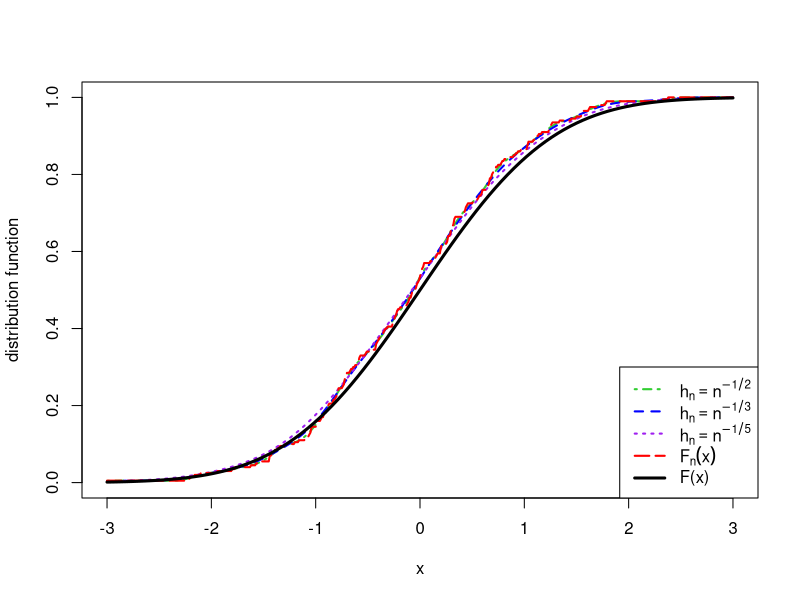

R code for this plot:
rm(list = ls(all = TRUE))
n = 200
N = 1
alpha.n = 1/seq(1:n)
XN = matrix(NA,n,N)
for (j in 1:N) {
  y <- rnorm((n+1), mean = 0, sd = 1)
  x <- c()
  for (i in 1:n) {
    x[i] <- (alpha.n[i]*y[i+1] + y[i])/((1 + alpha.n[i]^2)^{1/2})
  }
  XN[,j] <- x # born-in first 50
}

# plot()

f1 <- function(h,t,e){
  res <- mean(pnorm((t-e)/h, mean = 0, sd = 1))
  return(res)
}

f2 <- function(t,e){
  res <- sum(as.numeric(e <= t))/length(e)
}

f3 <- function(h,t,e){
  res = 1/(sqrt(2*pi)*h)*mean(exp(-(t-e)^2/(2*h^2))) 
  return(res)
}

f4 <- function(h, t, e){
  res = length(which( (t-h) < e & e<= (t+h)))/(2*length(e)*h)
}


hn <- c(n^{-1/2}, n^{-1/3}, n^{-1/5})
# hn = (log(n)/n)^(1/4) #设置窗宽
# QU <- quantile(eN[,1], probs = c(0.25,0.75), na.rm = FALSE)
# IQR = QU[2]-QU[1]
# hn = IQR*n^(-1)
# hn = kCDF(eN[,1])$bw #设置窗宽 install.packages("sROC") library(sROC)
t = seq(-3, 3, by = 0.01)
m = length(t)
Fhat = matrix(NA, m, 3)
for (l in 1:3){
  Fhat.temp = c()
  for (i in 1:m){
    Fhat.temp[i] <- f1(h=hn[l], t=t[i], e = XN[,1])
  }
  Fhat[,l] = Fhat.temp
}

Fn = matrix(NA, m, 1)
for (j in 1:N){
  Ft.temp = c()
  for (i in 1:m){
    Ft.temp[i] <- f2(t=t[i], e= XN[,j])
  }
  Fn[,j]= Ft.temp
}
# par(mar=c(1,1,1,1))   #设置边距参数

Fhatm <- apply(Fhat, 1, mean)
Ftm <- apply(Fn, 1, mean)

# hist(XN[,1],freq = F)
# curve(dnorm(x, mean = 0, sd = 1), add = T, lwd=3, col= "black", lty=1)

plot(t, Fhat[,1],xlab="x", ylab= "distribution function", ylim=c(0,1),type = "n")
lines(t, Fhat[,1], lwd=2, col="limegreen",lty=4)
lines(t, Fhat[,2], lwd=2, col="blue",lty=2)
lines(t, Fhat[,3], lwd=2, col="purple",lty=3)
lines(t, Ftm, lwd=2, col="red",lty=5)
curve(pnorm(x, mean = 0, sd = 1), add = T, lwd=3, col= "black", lty=1)
legend("bottomright", c( expression(h[n]==n^{-1/2}), expression(h[n]==n^{-1/3}), 
                        expression(h[n]==n^{-1/5}), expression(F[n](x)), "F(x)"), 
       col = c("limegreen","blue","purple","red","black"), lty = c(4,2,3,5,1), lwd=c(2,2,2,2,3))


